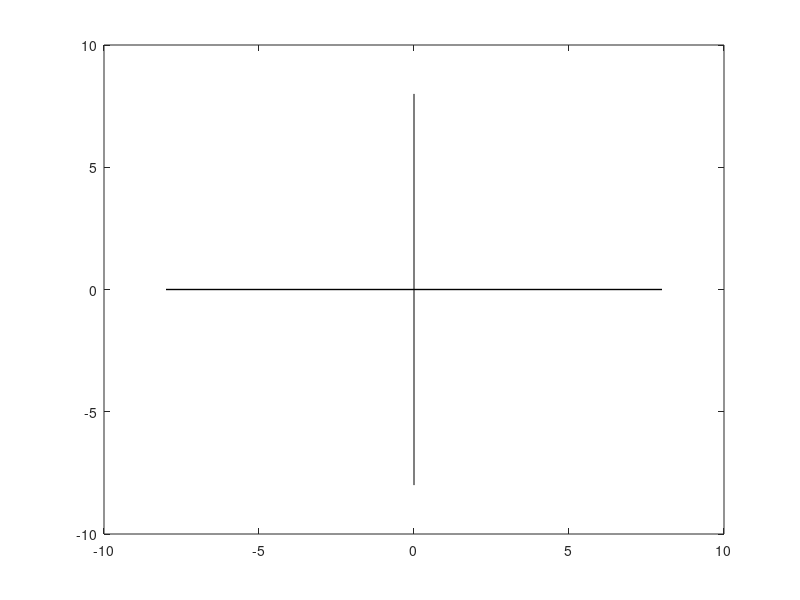

Write the MATLAB code that produced this figure. (Note: this script raises an error after producing the figure.)
%% Stability Regions of ODE Formulas
% Nick Trefethen, February 2011
 
%%
% (Chebfun example ode/Regions.m)
 
%%
% Stability regions are a standard tool in the analysis of numerical formulas for
% ODE initial-value problems.
% Given a formula -- 2nd-order Adams-Bashforth, say, or 3rd-order
% backward differentiation -- the stability region is
% the region of the complex lambda*dt - plane where the associated
% scalar constant-coefficient recurrence relation is stable.
% Here dt is the time step size, and lambda is the parameter
% in the scalar constant-coefficient linear model problem du/dt = lambda*u.
 
%%
% Small stability regions indicate that you might need very small
% time steps.  This is particularly an issue with stiff ODEs, containing
% a variety of time scales.  For stiff problems one wants large or unbounded
% stability regions, and backward differentiation formulas have this property.
 
%%
% We can plot boundaries of some stability regions rather nicely
% with Chebfun.  First we define some colors, and a region of
% the complex plane to work in.
C = 'color'; c = {'b','r','g','m','y','c'};
x = [0 0]; y = [-8 8]; K = 'k'; LW = 'linewidth'; FS = 'fontsize';
plot(y,x,K,LW,1), hold on, plot(x,y,K)
t = chebfun('t',[0 2*pi]);
z = exp(1i*t); r = z-1;
s = 1; plot(r./s,C,c{1},LW,2)                      % order 1
s = (3-1./z)/2; plot(r./s,C,c{2},LW,2)             % order 2
s = (23-16./z+5./z.^2)/12; plot(r./s,C,c{3},LW,2)  % order 3
axis([-2.5 .5 -1.5 1.5]), axis square, grid on
title('Adams-Bashforth orders 1,2,3',FS,16)
 
%%
% The Runge-Kutta formulas are one-step methods, a bit trickier
% to derive but simpler to apply; they are the basis of the
% Matlab codes ODE23 and ODE45.  To plot their stability regions,
% we need to solve an equation.  We can do that with a Newton iteration,
% which we terminate here after 3 or 4 steps.
% Here are stability regions of RK formulas of order 1,2,3,4.
% In this case the regions get bigger as the order increases.
clf, plot(y,x,K,LW,1), hold on, plot(x,y,K)
w = z-1;
plot(w,C,c{1},LW,2)                                % order 1
for i = 1:3
  w = w-(1+w+.5*w.^2-z.^2)./(1+w);
end
plot(w,C,c{2},LW,2)                                % order 2
for i = 1:4
  w = w-(1+w+.5*w.^2+w.^3/6-z.^3)./(1+w+w.^2/2);
end
plot(w,C,c{3},LW,2)                                % order 3
for i = 1:4
  w = w-(1+w+.5*w.^2+w.^3/6+w.^4/24-z.^4)...
      ./(1+w+w.^2/2+w.^3/6);
end
plot(w,C,c{4},LW,2)                                % order 4
axis([-5 2 -3.5 3.5]), axis square, grid on
title('Runge-Kutta orders 1,2,3,4',FS,16)
 
%%
% Finally we look at the backward differentiation formulas of orders 1-6, which
% are related to the Matlab code ODE15S.
% In this case the stability regions are the *exteriors* of the curves drawn.
clf, plot(8*y,x,K,LW,1), hold on, plot(x,8*y,K)
d = 1-1./z; r = 0;
for i = 1:6
  r = r+(d.^i)/i;
  plot(r,C,c{i},LW,2)
end
axis([-15 35 -25 25]), axis square, grid on
title('Backward differentiation orders 1-6 (exteriors of curves)',FS,16)
 
%%
% Here is a close-up.   The order 1 and 2 RK formulas are A-stable,
% meaning that their stability regions contain the whole left half-plane.
% The stability regions of the order 3,4,5,6 formulas contain the negative
% real axis but not the whole left half-plane.
axis(6*[-1 1 -1 1])
title('Backward differentiation close-up',FS,16)
 